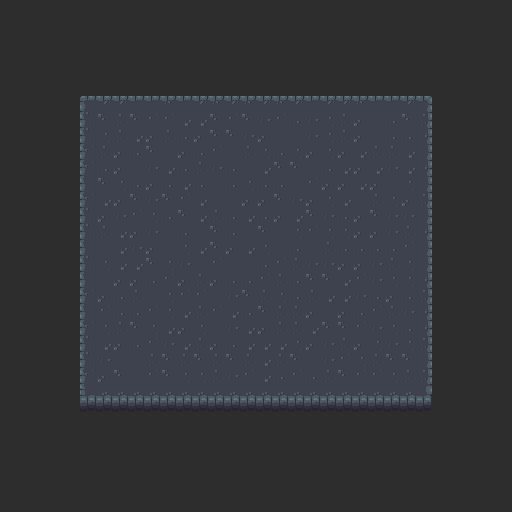

This game map was drawn from its Tiled (.tmx) file and the tilesets committed beside it. A one-line description and the full map source follow:
An orthogonal 32x32 tile map with 16x16 px tiles, 1 tile layer (Storf).

<map version="1.0" tiledversion="1.0.3" orientation="orthogonal" renderorder="right-down" width="32" height="32" tilewidth="16" tileheight="16" backgroundcolor="#2d2d2d" nextobjectid="23">
 <tileset firstgid="1" name="dungeon_tiles_compact_and_varied" tilewidth="16" tileheight="16" tilecount="105" columns="21">
  <image source="tilesets/tiled_tilesets/dungeon_tiles_compact_and_varied.png" width="336" height="80" />
 </tileset>
 <layer name="Storf" width="32" height="32">
  <data encoding="csv">
0,0,0,0,0,0,0,0,0,0,0,0,0,0,0,0,0,0,0,0,0,0,0,0,0,0,0,0,0,0,0,0,
0,0,0,0,0,0,0,0,0,0,0,0,0,0,0,0,0,0,0,0,0,0,0,0,0,0,0,0,0,0,0,0,
0,0,0,0,0,0,0,0,0,0,0,0,0,0,0,0,0,0,0,0,0,0,0,0,0,0,0,0,0,0,0,0,
0,0,0,0,0,0,0,0,0,0,0,0,0,0,0,0,0,0,0,0,0,0,0,0,0,0,0,0,0,0,0,0,
0,0,0,0,0,0,0,0,0,0,0,0,0,0,0,0,0,0,0,0,0,0,0,0,0,0,0,0,0,0,0,0,
0,0,0,0,0,0,0,0,0,0,0,0,0,0,0,0,0,0,0,0,0,0,0,0,0,0,0,0,0,0,0,0,
0,0,0,0,0,1,4,4,2,2,3,2,4,3,4,3,4,3,4,2,4,4,3,2,2,4,5,0,0,0,0,0,
0,0,0,0,0,64,23,66,23,25,25,44,44,23,25,23,24,25,46,24,67,66,65,45,46,23,47,0,0,0,0,0,
0,0,0,0,0,64,67,66,44,65,66,46,65,23,23,24,65,45,45,24,67,66,65,45,46,46,68,0,0,0,0,0,
0,0,0,0,0,43,66,65,46,23,45,65,46,25,45,66,67,46,67,65,67,65,44,66,66,44,26,0,0,0,0,0,
0,0,0,0,0,43,46,65,45,24,44,46,66,24,46,45,44,23,23,45,46,44,65,44,24,44,68,0,0,0,0,0,
0,0,0,0,0,22,23,67,46,65,46,44,46,45,46,67,46,46,45,25,65,65,44,65,45,67,26,0,0,0,0,0,
0,0,0,0,0,43,44,65,23,24,23,25,44,45,45,65,65,23,24,65,67,44,45,66,67,65,47,0,0,0,0,0,
0,0,0,0,0,64,65,24,25,67,46,23,44,66,46,44,46,65,44,23,24,46,65,23,24,24,26,0,0,0,0,0,
0,0,0,0,0,64,66,44,65,24,45,46,45,23,46,45,23,45,67,25,67,67,65,65,24,66,68,0,0,0,0,0,
0,0,0,0,0,22,45,44,24,65,45,67,44,23,65,44,67,45,46,45,66,46,46,46,46,25,26,0,0,0,0,0,
0,0,0,0,0,64,67,44,44,23,67,24,45,25,45,45,46,25,66,24,24,65,65,24,66,67,26,0,0,0,0,0,
0,0,0,0,0,22,45,65,65,46,25,65,66,65,46,46,25,66,46,23,23,44,25,24,67,67,68,0,0,0,0,0,
0,0,0,0,0,43,65,46,66,45,67,25,25,45,24,23,66,67,46,66,44,44,24,46,65,46,47,0,0,0,0,0,
0,0,0,0,0,22,25,46,46,25,67,44,66,25,44,46,23,66,66,65,45,65,46,25,66,24,68,0,0,0,0,0,
0,0,0,0,0,43,67,66,23,67,44,65,67,45,24,44,65,66,66,44,23,23,25,24,67,46,68,0,0,0,0,0,
0,0,0,0,0,64,44,65,46,25,24,44,66,65,46,44,44,44,67,65,24,66,65,67,24,67,47,0,0,0,0,0,
0,0,0,0,0,64,24,45,45,66,23,66,23,66,23,66,44,66,23,45,24,25,67,66,23,23,26,0,0,0,0,0,
0,0,0,0,0,43,65,23,45,25,23,67,67,66,24,25,44,46,25,46,66,23,25,25,67,66,47,0,0,0,0,0,
0,0,0,0,0,85,88,88,88,88,88,88,88,88,88,88,88,88,88,88,88,88,88,88,88,88,89,0,0,0,0,0,
0,0,0,0,0,91,91,91,91,91,91,91,91,91,91,91,91,91,91,91,91,91,91,91,91,91,91,0,0,0,0,0,
0,0,0,0,0,0,0,0,0,0,0,0,0,0,0,0,0,0,0,0,0,0,0,0,0,0,0,0,0,0,0,0,
0,0,0,0,0,0,0,0,0,0,0,0,0,0,0,0,0,0,0,0,0,0,0,0,0,0,0,0,0,0,0,0,
0,0,0,0,0,0,0,0,0,0,0,0,0,0,0,0,0,0,0,0,0,0,0,0,0,0,0,0,0,0,0,0,
0,0,0,0,0,0,0,0,0,0,0,0,0,0,0,0,0,0,0,0,0,0,0,0,0,0,0,0,0,0,0,0,
0,0,0,0,0,0,0,0,0,0,0,0,0,0,0,0,0,0,0,0,0,0,0,0,0,0,0,0,0,0,0,0,
0,0,0,0,0,0,0,0,0,0,0,0,0,0,0,0,0,0,0,0,0,0,0,0,0,0,0,0,0,0,0,0
</data>
 </layer>
 <objectgroup name="Collision" visible="0" />
</map>
